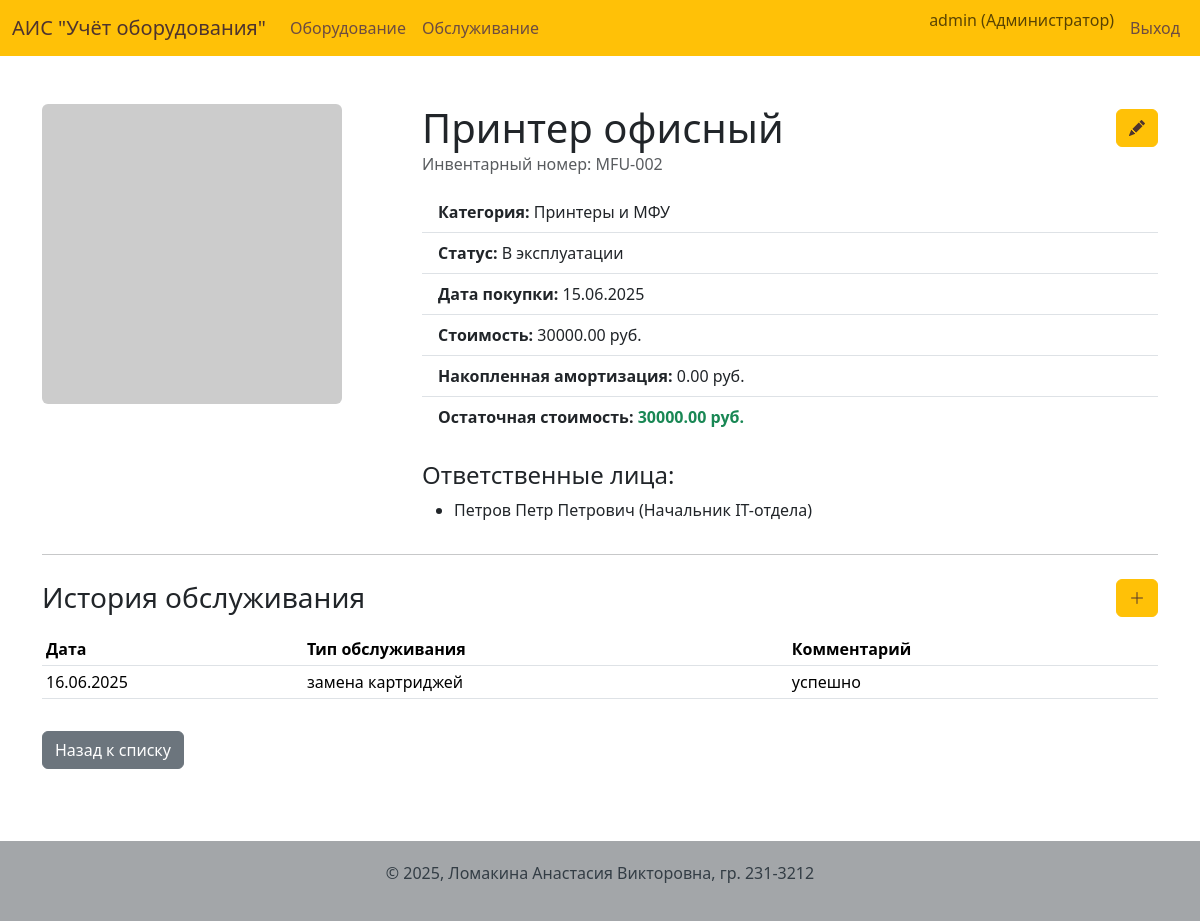
Before: /equipment/11 (signed in) with the older database file.
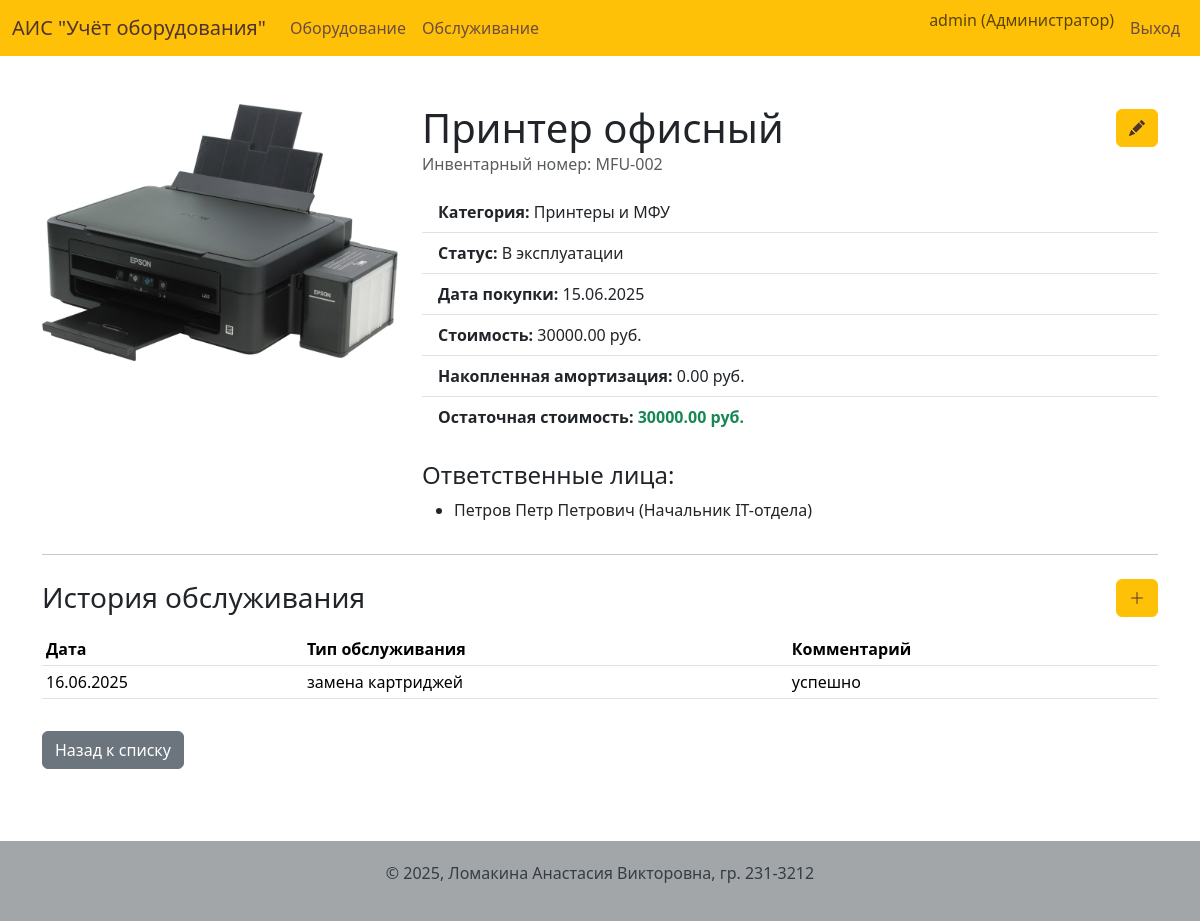
After: the same page with the newer database file.
### app/models.py (models this page shows, shortened)
class User(UserMixin, db.Model):
    id = db.Column(db.Integer, primary_key=True)
    username = db.Column(db.String(64), index=True, unique=True, nullable=False)
    password_hash = db.Column(db.String(128))
    role = db.Column(db.String(50), nullable=False, default='Пользователь')
    def is_admin(self):
        return self.role == 'Администратор'

class Equipment(db.Model):
    id = db.Column(db.Integer, primary_key=True)
    name = db.Column(db.String(200), nullable=False)
    inventory_number = db.Column(db.String(100), unique=True, nullable=False)
    purchase_date = db.Column(db.Date, nullable=False, default=date.today)
    cost = db.Column(db.Numeric(10, 2), nullable=False)
    status = db.Column(db.Enum('В эксплуатации', 'На ремонте', 'Списано', name='equipment_status_enum'), nullable=False, default='В эксплуатации')
    notes = db.Column(db.Text)
    category_id = db.Column(db.Integer, db.ForeignKey('category.id'), nullable=False)
    image_id = db.Column(db.Integer, db.ForeignKey('image.id'), nullable=True)
    photo = db.relationship('Image', backref='equipment', uselist=False, lazy=True)
    responsible_persons = db.relationship('ResponsiblePerson', secondary=equipment_responsible_persons, lazy='subquery',
        backref=db.backref('equipments', lazy=True))
    service_history = db.relationship('ServiceHistory', backref='equipment', lazy='dynamic', cascade="all, delete-orphan")
    @property
    def accumulated_depreciation(self):
            months_in_use = relativedelta(date.today(), self.purchase_date).years * 12 + \
                            relativedelta(date.today(), self.purchase_date).months
            useful_life_months = self.category.useful_life
            if months_in_use >= useful_life_months:
                return self.cost
            if useful_life_months == 0:
                return 0
            monthly_depreciation = self.cost / useful_life_months
            return round(months_in_use * monthly_depreciation, 2)
    @property
    def residual_value(self):
            residual = self.cost - self.accumulated_depreciation
            return round(max(0, residual), 2)

class Category(db.Model):
    id = db.Column(db.Integer, primary_key=True)
    name = db.Column(db.String(100), unique=True, nullable=False)
    description = db.Column(db.Text)
    useful_life = db.Column(db.Integer, nullable=False, default=36)
    equipment = db.relationship('Equipment', backref='category', lazy='dynamic')

class ResponsiblePerson(db.Model):
    id = db.Column(db.Integer, primary_key=True)
    full_name = db.Column(db.String(200), nullable=False)
    position = db.Column(db.String(100), nullable=False)
    contact_info = db.Column(db.String(200))

class ServiceHistory(db.Model):
    id = db.Column(db.Integer, primary_key=True)
    service_date = db.Column(db.Date, nullable=False, default=date.today)
    service_type = db.Column(db.String(100), nullable=False)
    notes = db.Column(db.Text, nullable=False)
    equipment_id = db.Column(db.Integer, db.ForeignKey('equipment.id', ondelete='CASCADE'), nullable=False)

class Image(db.Model):
    id = db.Column(db.Integer, primary_key=True)
    filename = db.Column(db.String(255), nullable=False)
    mime_type = db.Column(db.String(50), nullable=False)
    md5_hash = db.Column(db.String(32), unique=True, nullable=False)

### app/routes.py (the view)
@bp.route('/equipment/<int:id>')
@login_required
def equipment_detail(id):
    equipment_item = Equipment.query.get_or_404(id)
    service_history = equipment_item.service_history.order_by(ServiceHistory.service_date.desc()).all()
    return render_template(
        'equipment_detail.html',
        title=f'Детали: {equipment_item.name}',
        equipment=equipment_item,
        history=service_history
    )

### app/models.py (called while the page is built)
@login.user_loader
def load_user(id):
    return User.query.get(int(id))

### app/templates/equipment_detail.html (shortened to what this page needs)
{% extends "base.html" %}
{% block content %}
<div class="row">
    <div class="col-md-4">
        {% if equipment.photo %}
        <img src="{{ url_for('main.uploaded_file', filename=equipment.photo.filename) }}" class="img-fluid rounded" alt="Фото {{ equipment.name }}">
    {% else %}
        <img src="https://via.placeholder.com/300x300.png?text=Нет+фото" class="img-fluid rounded" alt="Фото оборудования">
    {% endif %}
    </div>
    <div class="col-md-8">
        <div class="d-flex justify-content-between align-items-center">
            <h1 class="mb-0">{{ equipment.name }}</h1>
            {% if current_user.is_authenticated and current_user.is_admin() %}
                <a href="{{ url_for('main.edit_equipment', id=equipment.id) }}" class="btn btn-primary" title="Редактировать оборудование"><i class="bi bi-pencil-fill"></i></a>
            {% endif %}
        </div>
        <p class="text-muted">Инвентарный номер: {{ equipment.inventory_number }}</p>
        <ul class="list-group list-group-flush">
            <li class="list-group-item"><strong>Категория:</strong> {{ equipment.category.name }}</li>
            <li class="list-group-item"><strong>Статус:</strong> {{ equipment.status }}</li>
            <li class="list-group-item"><strong>Дата покупки:</strong> {{ equipment.purchase_date.strftime('%d.%m.%Y') }}</li>
            <li class="list-group-item"><strong>Стоимость:</strong> {{ "%.2f"|format(equipment.cost) }} руб.</li>
            <li class="list-group-item"><strong>Накопленная амортизация:</strong> {{ "%.2f"|format(equipment.accumulated_depreciation) }} руб.</li>
            <li class="list-group-item"><strong>Остаточная стоимость:</strong> <strong class="text-success">{{ "%.2f"|format(equipment.residual_value) }} руб.</strong></li>
        </ul>
        <h4 class="mt-4">Ответственные лица:</h4>
        {% if equipment.responsible_persons %}
            <ul>
            {% for person in equipment.responsible_persons %}
                <li>{{ person.full_name }} ({{ person.position }})</li>
            {% endfor %}
            </ul>
        {% else %}
            <p>Не назначены.</p>
        {% endif %}
    </div>
</div>
<hr>
<div class="row mt-4">
    <div class="col">
        <div class="d-flex justify-content-between align-items-center mb-3">
            <h3 class="mb-0">История обслуживания</h3>
            {% if current_user.is_authenticated and (current_user.is_admin() or current_user.is_tech()) %}
                <a href="{{ url_for('main.add_service_record', equipment_id=equipment.id) }}" class="btn btn-primary" title="Добавить запись"><i class="bi bi-plus-lg"></i></a>
            {% endif %}
        </div>
        {% if history %}
        <table class="table table-sm mt-3">
            <thead>
                <tr>
                    <th>Дата</th>
                    <th>Тип обслуживания</th>
                    <th>Комментарий</th>
                </tr>
            </thead>
            <tbody>
                {% for record in history %}
                <tr>
                    <td>{{ record.service_date.strftime('%d.%m.%Y') }}</td>
                    <td>{{ record.service_type }}</td>
                    <td>{{ record.notes }}</td>
                </tr>
                {% endfor %}
            </tbody>
        </table>
        {% else %}
        <p>Записей об обслуживании нет.</p>
        {% endif %}
    </div>
</div>
<a href="{{ url_for('main.index') }}" class="btn btn-secondary mt-3">Назад к списку</a>
{% endblock %}

### app/templates/base.html (shortened to what this page needs)
<!DOCTYPE html>
<html lang="ru">
<head>
    <link rel="stylesheet" href="{{ url_for('static', filename='css/style.css') }}">
    <link href="https://cdn.jsdelivr.net/npm/bootstrap@5.3.2/dist/css/bootstrap.min.css" rel="stylesheet">
</head>
<body>
    <header>
        <nav class="navbar navbar-expand-lg">
            <div class="container-fluid">
                <a class="navbar-brand" href="{{ url_for('main.index') }}" style="color: #4e342e;">АИС "Учёт оборудования"</a>
                <div class="collapse navbar-collapse">
                    <ul class="navbar-nav me-auto mb-2 mb-lg-0">
                        {% if current_user.is_authenticated %}
                        <li class="nav-item">
                            <a class="nav-link" href="{{ url_for('main.index') }}">Оборудование</a>
                        </li>
                        {% endif %}
                        {% if current_user.is_authenticated and (current_user.is_admin() or current_user.is_tech()) %}
                        <li class="nav-item">
                            <a class="nav-link" href="{{ url_for('main.service_list') }}">Обслуживание</a>
                        </li>
                        {% endif %}
                    </ul>
                    <ul class="navbar-nav ms-auto">
                        {% if current_user.is_authenticated %}
                            <li class="nav-item">
                                <span class="navbar-text me-2">
                                    {{ current_user.username }} ({{ current_user.role }})
                                </span>
                            </li>
                            <li class="nav-item">
                                <a class="nav-link" href="{{ url_for('main.logout') }}">Выход</a>
                            </li>
                        {% else %}
                            <li class="nav-item">
                                <a class="nav-link" href="{{ url_for('main.login') }}">Вход</a>
                            </li>
                        {% endif %}
                    </ul>
                </div>
            </div>
        </nav>
    </header>
    <main class="container mt-4">
        {% block content %}{% endblock %}
    </main>
    <footer>
        <div class="container text-center">
            <p>© 2025, Ломакина Анастасия Викторовна, гр. 231-3212</p>
        </div>
    </footer>
    <link rel="stylesheet" href="https://cdn.jsdelivr.net/npm/bootstrap-icons@1.11.1/font/bootstrap-icons.css">
</body>
</html>

### app/static/css/style.css (style rules this page uses)
body { display: flex; flex-direction: column; min-height: 100vh; background-color: #fdfdfd; }
main { flex: 1; padding-top: 1.5rem; padding-bottom: 2rem; }
header .navbar { background-color: #ffc107; }
header .navbar a.nav-link { color: #6d4c41; font-weight: 500; }
footer { background-color: #a3a6a9; padding: 20px 0; margin-top: 40px; color: #333d45; }
.btn-primary { --bs-btn-color: #4e342e !important; --bs-btn-bg: #ffc107 !important; --bs-btn-border-color: #ffc107 !important; --bs-btn-hover-color: #4e342e !important; --bs-btn-hover-bg: #e0a800 !important; --bs-btn-hover-border-color: #e0a800 !important; --bs-btn-active-bg: #e0a800 !important; --bs-btn-active-border-color: #c49400 !important; }

Changed rows visible on the page:
added Image: filename (picture)
